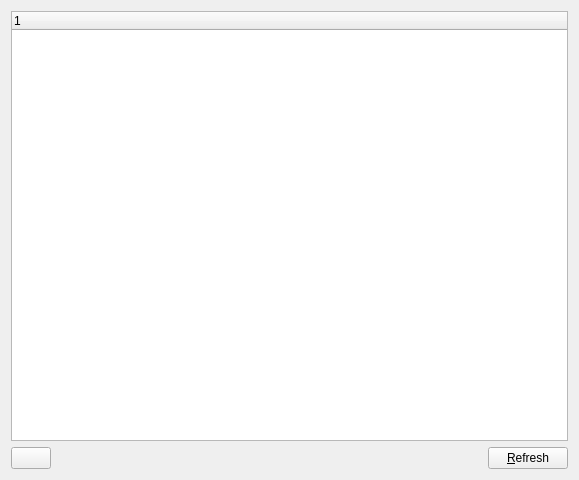
<ui version="4.0" >
 <class>GroupWiseChatSearch</class>
 <widget class="QWidget" name="GroupWiseChatSearch" >
  <property name="geometry" >
   <rect>
    <x>0</x>
    <y>0</y>
    <width>579</width>
    <height>480</height>
   </rect>
  </property>
  <layout class="QVBoxLayout" >
   <property name="spacing" >
    <number>6</number>
   </property>
   <property name="leftMargin" >
    <number>11</number>
   </property>
   <property name="topMargin" >
    <number>11</number>
   </property>
   <property name="rightMargin" >
    <number>11</number>
   </property>
   <property name="bottomMargin" >
    <number>11</number>
   </property>
   <item>
     <widget class="QTreeWidget" name="chatrooms" >
     <property name="allColumnsShowFocus" >
      <bool>true</bool>
     </property>
    </widget>
   </item>
   <item>
    <layout class="QHBoxLayout" >
     <property name="spacing" >
      <number>6</number>
     </property>
     <property name="leftMargin" >
      <number>0</number>
     </property>
     <property name="topMargin" >
      <number>0</number>
     </property>
     <property name="rightMargin" >
      <number>0</number>
     </property>
     <property name="bottomMargin" >
      <number>0</number>
     </property>
     <item>
      <widget class="QPushButton" name="btnProperties" />
     </item>
     <item>
      <spacer>
       <property name="orientation" >
        <enum>Qt::Horizontal</enum>
       </property>
       <property name="sizeType" >
        <enum>QSizePolicy::Expanding</enum>
       </property>
       <property name="sizeHint" >
        <size>
         <width>340</width>
         <height>20</height>
        </size>
       </property>
      </spacer>
     </item>
     <item>
      <widget class="QPushButton" name="btnRefresh" >
       <property name="text" >
        <string>&amp;Refresh</string>
       </property>
      </widget>
     </item>
    </layout>
   </item>
  </layout>
 </widget>
 <resources/>
 <connections/>
</ui>
